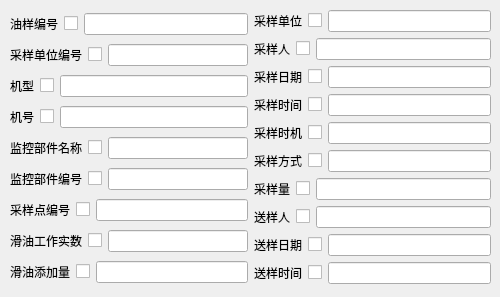
      <widget class="QWidget" name="tab_7">
       <attribute name="title">
        <string>油样采集信息表</string>
       </attribute>
       <widget class="QWidget" name="layoutWidget">
        <property name="geometry">
         <rect>
          <x>10</x>
          <y>10</y>
          <width>481</width>
          <height>278</height>
         </rect>
        </property>
        <layout class="QHBoxLayout" name="horizontalLayout_37">
         <item>
          <layout class="QVBoxLayout" name="verticalLayout_5">
           <item>
            <layout class="QHBoxLayout" name="horizontalLayout_18">
             <item>
              <widget class="QLabel" name="label_18">
               <property name="text">
                <string>油样编号</string>
               </property>
              </widget>
             </item>
             <item>
              <widget class="QCheckBox" name="checkBox_17">
               <property name="text">
                <string/>
               </property>
              </widget>
             </item>
             <item>
              <widget class="QLineEdit" name="lineEdit_17"/>
             </item>
            </layout>
           </item>
           <item>
            <layout class="QHBoxLayout" name="horizontalLayout_19">
             <item>
              <widget class="QLabel" name="label_19">
               <property name="text">
                <string>采样单位编号</string>
               </property>
              </widget>
             </item>
             <item>
              <widget class="QCheckBox" name="checkBox_18">
               <property name="text">
                <string/>
               </property>
              </widget>
             </item>
             <item>
              <widget class="QLineEdit" name="lineEdit_18"/>
             </item>
            </layout>
           </item>
           <item>
            <layout class="QHBoxLayout" name="horizontalLayout_20">
             <item>
              <widget class="QLabel" name="label_20">
               <property name="text">
                <string>机型</string>
               </property>
              </widget>
             </item>
             <item>
              <widget class="QCheckBox" name="checkBox_19">
               <property name="text">
                <string/>
               </property>
              </widget>
             </item>
             <item>
              <widget class="QLineEdit" name="lineEdit_19"/>
             </item>
            </layout>
           </item>
           <item>
            <layout class="QHBoxLayout" name="horizontalLayout_21">
             <item>
              <widget class="QLabel" name="label_21">
               <property name="text">
                <string>机号</string>
               </property>
              </widget>
             </item>
             <item>
              <widget class="QCheckBox" name="checkBox_20">
               <property name="text">
                <string/>
               </property>
              </widget>
             </item>
             <item>
              <widget class="QLineEdit" name="lineEdit_20"/>
             </item>
            </layout>
           </item>
           <item>
            <layout class="QHBoxLayout" name="horizontalLayout_22">
             <item>
              <widget class="QLabel" name="label_22">
               <property name="text">
                <string>监控部件名称</string>
               </property>
              </widget>
             </item>
             <item>
              <widget class="QCheckBox" name="checkBox_21">
               <property name="text">
                <string/>
               </property>
              </widget>
             </item>
             <item>
              <widget class="QLineEdit" name="lineEdit_21"/>
             </item>
            </layout>
           </item>
           <item>
            <layout class="QHBoxLayout" name="horizontalLayout_23">
             <item>
              <widget class="QLabel" name="label_23">
               <property name="text">
                <string>监控部件编号</string>
               </property>
              </widget>
             </item>
             <item>
              <widget class="QCheckBox" name="checkBox_22">
               <property name="text">
                <string/>
               </property>
              </widget>
             </item>
             <item>
              <widget class="QLineEdit" name="lineEdit_22"/>
             </item>
            </layout>
           </item>
           <item>
            <layout class="QHBoxLayout" name="horizontalLayout_24">
             <item>
              <widget class="QLabel" name="label_24">
               <property name="text">
                <string>采样点编号</string>
               </property>
              </widget>
             </item>
             <item>
              <widget class="QCheckBox" name="checkBox_23">
               <property name="text">
                <string/>
               </property>
              </widget>
             </item>
             <item>
              <widget class="QLineEdit" name="lineEdit_23"/>
             </item>
            </layout>
           </item>
           <item>
            <layout class="QHBoxLayout" name="horizontalLayout_25">
             <item>
              <widget class="QLabel" name="label_25">
               <property name="text">
                <string>滑油工作实数</string>
               </property>
              </widget>
             </item>
             <item>
              <widget class="QCheckBox" name="checkBox_24">
               <property name="text">
                <string/>
               </property>
              </widget>
             </item>
             <item>
              <widget class="QLineEdit" name="lineEdit_24"/>
             </item>
            </layout>
           </item>
           <item>
            <layout class="QHBoxLayout" name="horizontalLayout_26">
             <item>
              <widget class="QLabel" name="label_26">
               <property name="text">
                <string>滑油添加量</string>
               </property>
              </widget>
             </item>
             <item>
              <widget class="QCheckBox" name="checkBox_25">
               <property name="text">
                <string/>
               </property>
              </widget>
             </item>
             <item>
              <widget class="QLineEdit" name="lineEdit_25"/>
             </item>
            </layout>
           </item>
          </layout>
         </item>
         <item>
          <layout class="QVBoxLayout" name="verticalLayout_6">
           <item>
            <layout class="QHBoxLayout" name="horizontalLayout_27">
             <item>
              <widget class="QLabel" name="label_27">
               <property name="text">
                <string>采样单位</string>
               </property>
              </widget>
             </item>
             <item>
              <widget class="QCheckBox" name="checkBox_26">
               <property name="text">
                <string/>
               </property>
              </widget>
             </item>
             <item>
              <widget class="QLineEdit" name="lineEdit_26"/>
             </item>
            </layout>
           </item>
           <item>
            <layout class="QHBoxLayout" name="horizontalLayout_28">
             <item>
              <widget class="QLabel" name="label_28">
               <property name="text">
                <string>采样人</string>
               </property>
              </widget>
             </item>
             <item>
              <widget class="QCheckBox" name="checkBox_27">
               <property name="text">
                <string/>
               </property>
              </widget>
             </item>
             <item>
              <widget class="QLineEdit" name="lineEdit_27"/>
             </item>
            </layout>
           </item>
           <item>
            <layout class="QHBoxLayout" name="horizontalLayout_29">
             <item>
              <widget class="QLabel" name="label_29">
               <property name="text">
                <string>采样日期</string>
               </property>
              </widget>
             </item>
             <item>
              <widget class="QCheckBox" name="checkBox_28">
               <property name="text">
                <string/>
               </property>
              </widget>
             </item>
             <item>
              <widget class="QLineEdit" name="lineEdit_28"/>
             </item>
            </layout>
           </item>
           <item>
            <layout class="QHBoxLayout" name="horizontalLayout_30">
             <item>
              <widget class="QLabel" name="label_30">
               <property name="text">
                <string>采样时间</string>
               </property>
              </widget>
             </item>
             <item>
              <widget class="QCheckBox" name="checkBox_29">
               <property name="text">
                <string/>
               </property>
              </widget>
             </item>
             <item>
              <widget class="QLineEdit" name="lineEdit_29"/>
             </item>
            </layout>
           </item>
           <item>
            <layout class="QHBoxLayout" name="horizontalLayout_31">
             <item>
              <widget class="QLabel" name="label_31">
               <property name="text">
                <string>采样时机</string>
               </property>
              </widget>
             </item>
             <item>
              <widget class="QCheckBox" name="checkBox_30">
               <property name="text">
                <string/>
               </property>
              </widget>
             </item>
             <item>
              <widget class="QLineEdit" name="lineEdit_30"/>
             </item>
            </layout>
           </item>
           <item>
            <layout class="QHBoxLayout" name="horizontalLayout_32">
             <item>
              <widget class="QLabel" name="label_32">
               <property name="text">
                <string>采样方式</string>
               </property>
              </widget>
             </item>
             <item>
              <widget class="QCheckBox" name="checkBox_31">
               <property name="text">
                <string/>
               </property>
              </widget>
             </item>
             <item>
              <widget class="QLineEdit" name="lineEdit_31"/>
             </item>
            </layout>
           </item>
           <item>
            <layout class="QHBoxLayout" name="horizontalLayout_33">
             <item>
              <widget class="QLabel" name="label_33">
               <property name="text">
                <string>采样量</string>
               </property>
              </widget>
             </item>
             <item>
              <widget class="QCheckBox" name="checkBox_32">
               <property name="text">
                <string/>
               </property>
              </widget>
             </item>
             <item>
              <widget class="QLineEdit" name="lineEdit_32"/>
             </item>
            </layout>
           </item>
           <item>
            <layout class="QHBoxLayout" name="horizontalLayout_34">
             <item>
              <widget class="QLabel" name="label_34">
               <property name="text">
                <string>送样人</string>
               </property>
              </widget>
             </item>
             <item>
              <widget class="QCheckBox" name="checkBox_33">
               <property name="text">
                <string/>
               </property>
              </widget>
             </item>
             <item>
              <widget class="QLineEdit" name="lineEdit_33"/>
             </item>
            </layout>
           </item>
           <item>
            <layout class="QHBoxLayout" name="horizontalLayout_35">
             <item>
              <widget class="QLabel" name="label_35">
               <property name="text">
                <string>送样日期</string>
               </property>
              </widget>
             </item>
             <item>
              <widget class="QCheckBox" name="checkBox_34">
               <property name="text">
                <string/>
               </property>
              </widget>
             </item>
             <item>
              <widget class="QLineEdit" name="lineEdit_34"/>
             </item>
            </layout>
           </item>
           <item>
            <layout class="QHBoxLayout" name="horizontalLayout_36">
             <item>
              <widget class="QLabel" name="label_36">
               <property name="text">
                <string>送样时间</string>
               </property>
              </widget>
             </item>
             <item>
              <widget class="QCheckBox" name="checkBox_35">
               <property name="text">
                <string/>
               </property>
              </widget>
             </item>
             <item>
              <widget class="QLineEdit" name="lineEdit_35"/>
             </item>
            </layout>
           </item>
          </layout>
         </item>
        </layout>
       </widget>
      </widget>
